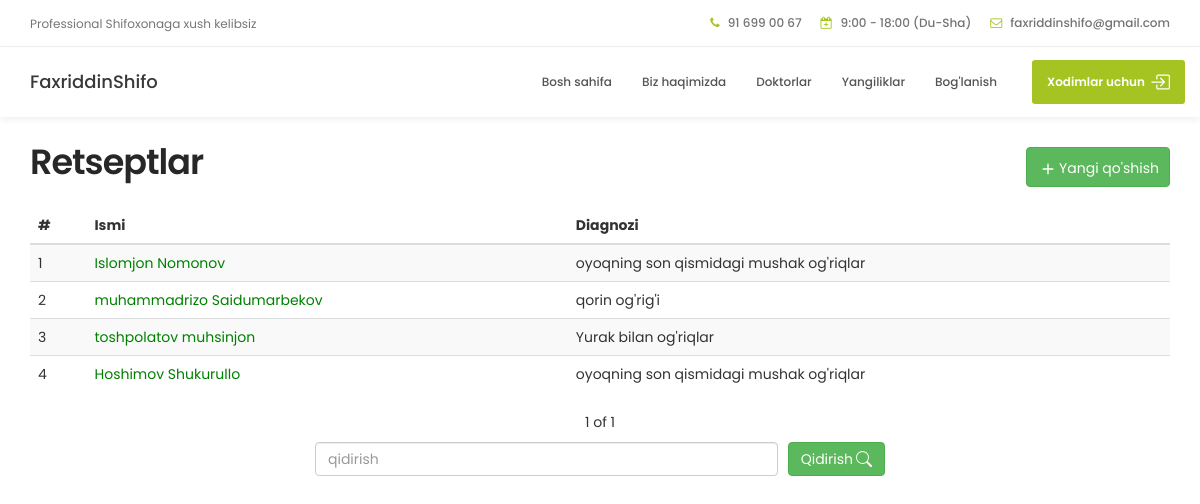
The page /recipe/recipe_list/ on the database as committed earlier.
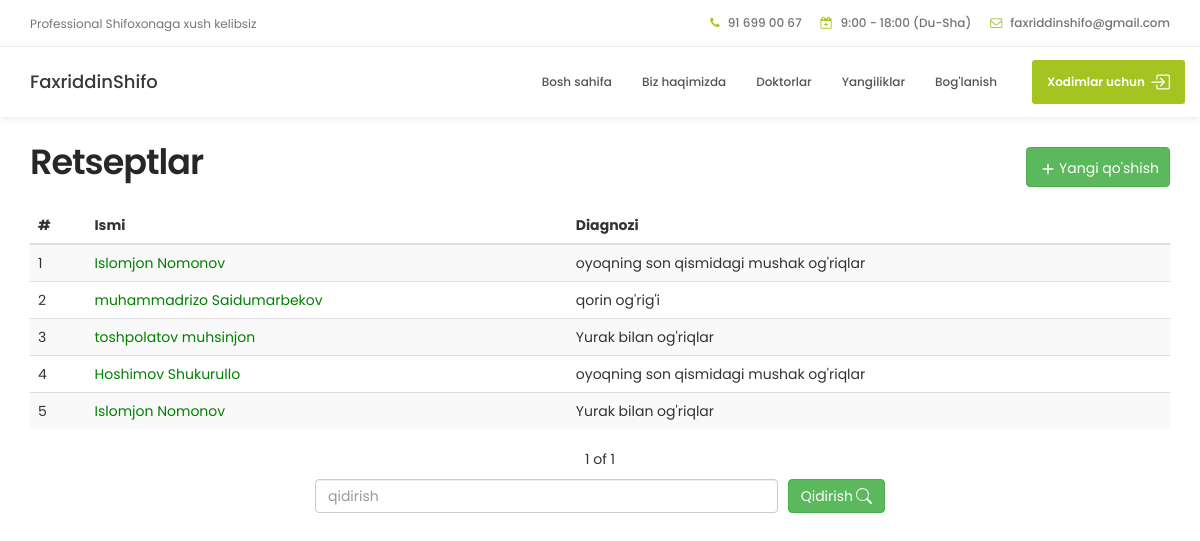
The same page on the database as committed later.
### recipe/models.py (models this page shows, shortened)
class Recipe(models.Model):
	id = models.UUIDField(primary_key=True,default=uuid.uuid4,editable=False)
	bemor = models.CharField(max_length=50)
	diagnoz = models.CharField(max_length=200)
	firstrec = models.CharField(max_length=100, null=True, blank=True)
	secondrec = models.CharField(max_length=100, null=True, blank=True)
	thirdrec = models.CharField(max_length=100, null=True, blank=True)
	fourthrec = models.CharField(max_length=100, null=True, blank=True)
	fifthrec = models.CharField(max_length=100, null=True, blank=True)
	sixthrec = models.CharField(max_length=100, null=True, blank=True)
	seventhrec = models.CharField(max_length=100, null=True, blank=True)
	eightthrec = models.CharField(max_length=100, null=True, blank=True)
	ninethrec = models.CharField(max_length=100, null=True, blank=True)
	tenthrec = models.CharField(max_length=100, null=True, blank=True)
	eleventhrec = models.CharField(max_length=100, null=True, blank=True)
	twelvethrec = models.CharField(max_length=100, null=True, blank=True)
	thirdteenthrec = models.CharField(max_length=100, null=True, blank=True)
	fourteenthrec = models.CharField(max_length=100, null=True, blank=True)
	fifteenthrec = models.CharField(max_length=100, null=True, blank=True)

### recipe/views.py (the view)
# urls.py: path('recipe_list/', RecipeListView.as_view(), name='recipe_list'),
class RecipeListView(generic.ListView):
	model = Recipe
	template_name = 'recipe/recipe_list.html'
	context_object_name = 'recipe_list'
	paginate_by = 5

### templates/recipe/recipe_list.html (shortened to what this page needs)
{% extends 'index.html' %}
{% block content %}
   <div class="container">
            <div class="add-button" style="display: flex; justify-content: space-between; align-content: center;">
                <h2>Retseptlar</h2>
                <a class="btn btn-success" href="{% url 'create_recipe' %}" style="height: 40px;padding: 10px; margin-top:30px; display: flex;"><svg xmlns="http://www.w3.org/2000/svg" width="22" height="22" fill="currentColor" class="bi bi-plus" viewBox="0 0 16 16">
  <path d="M8 4a.5.5 0 0 1 .5.5v3h3a.5.5 0 0 1 0 1h-3v3a.5.5 0 0 1-1 0v-3h-3a.5.5 0 0 1 0-1h3v-3A.5.5 0 0 1 8 4z"/>
</svg> <span> Yangi qo'shish </span></a>
            </div>
            <table class="table table-striped">
                <thead>
                    <th>#</th>
                    <th>Ismi</th>
                    <th>Diagnozi</th>
                </thead>
                <tbody>
                {% for recipe in recipe_list %}
                <tr>
                    <td>{{forloop.counter}}</td>
                <td><a href="{% url 'recipe_detail' recipe.pk %}" style="color:green;"> {{recipe.bemor}}</a></td>
                <td>{{recipe.diagnoz}}</td>
                </tr>
                {% endfor %}
                </tbody>
            </table>
            <center>
  {{page_obj.number}} of {{page_obj.paginator.num_pages}}
</center>
<center style="margin-top: 10px;">
  <form method="get" style="display: flex;width: 50%;" action="{% url 'search_recipe' %}">
      <input type="search" name="recipe" class="form-control" style=" margin-right: 10px;" placeholder="qidirish">
      <button class="btn btn-success" style="display: flex;justify-content: center; align-items: center;"><span style="margin-right:3px;"> Qidirish </span> </button>
  </form>
  </center>
</div>
{% endblock %}

### templates/index.html (shortened to what this page needs)
{% load static %}
<!DOCTYPE html>
<html lang="en">
<head>
     <link rel="stylesheet" href="{% static 'css/bootstrap.min.css' %}">
     <link rel="stylesheet" href="{% static 'css/font-awesome.min.css' %}">
     <link rel="stylesheet" href="{% static 'css/animate.css' %}">
     <link rel="stylesheet" href="{% static 'css/owl.carousel.css' %}">
     <link rel="stylesheet" href="{% static 'css/owl.theme.default.min.css' %}">
     <link rel="stylesheet" href="{% static 'css/tooplate-style.css' %}">
</head>
<body id="top" data-spy="scroll" data-target=".navbar-collapse" data-offset="50">
   {% include 'navbar.html' %}
   {% block content %}{% endblock content %}
</body>
</html>

### templates/navbar.html (shortened to what this page needs)
     <header>
          <div class="container">
               <div class="row">
                    <div class="col-md-4 col-sm-5">
                         <p>Professional Shifoxonaga xush kelibsiz</p>
                    </div>
                    <div class="col-md-8 col-sm-7 text-align-right">
                         <span class="phone-icon"><i class="fa fa-phone"></i> 91 699 00 67</span>
                         <span class="date-icon"><i class="fa fa-calendar-plus-o"></i> 9:00 - 18:00 (Du-Sha)</span>
                         <span class="email-icon"><i class="fa fa-envelope-o"></i> <a href="#">faxriddinshifo@gmail.com</a></span>
                    </div>
               </div>
          </div>
     </header>
     <section class="navbar navbar-default navbar-static-top" role="navigation">
          <div class="container">
               <div class="navbar-header">
                    <a href="{% url 'home' %}" class="navbar-brand">FaxriddinShifo</a>
               </div>
               <div class="collapse navbar-collapse">
                    <ul class="nav navbar-nav navbar-right">
                         <li><a href="{% url 'home' %}" class="smoothScroll">Bosh sahifa</a></li>
                         <li><a href="#about" class="smoothScroll">Biz haqimizda</a></li>
                         <li><a href="#team" class="smoothScroll">Doktorlar</a></li>
                         <li><a href="#news" class="smoothScroll">Yangiliklar</a></li>
                         <li><a href="#google-map" class="smoothScroll">Bog'lanish</a></li>
                         {% if user.is_authenticated %}
                         <li><a href="{% url 'documents' %}" class="smoothScroll">Dokumentlar</a></li>
                          <li class="appointment-btn"><a href="{% url 'account_logout' %}" style="display:flex;align-items:center;"><span style="margin-right:5px;"> Xisobdan chiqish  </span> <svg xmlns="http://www.w3.org/2000/svg" width="20" height="20" fill="currentColor" class="bi bi-box-arrow-right" viewBox="0 0 16 16">
                         <path fill-rule="evenodd" d="M10 12.5a.5.5 0 0 1-.5.5h-8a.5.5 0 0 1-.5-.5v-9a.5.5 0 0 1 .5-.5h8a.5.5 0 0 1 .5.5v2a.5.5 0 0 0 1 0v-2A1.5 1.5 0 0 0 9.5 2h-8A1.5 1.5 0 0 0 0 3.5v9A1.5 1.5 0 0 0 1.5 14h8a1.5 1.5 0 0 0 1.5-1.5v-2a.5.5 0 0 0-1 0v2z"/>
                         <path fill-rule="evenodd" d="M15.854 8.354a.5.5 0 0 0 0-.708l-3-3a.5.5 0 0 0-.708.708L14.293 7.5H5.5a.5.5 0 0 0 0 1h8.793l-2.147 2.146a.5.5 0 0 0 .708.708l3-3z"/>
                         </svg></a></li>
                         {% else %}
                         <li class="appointment-btn"><a href="{% url 'account_login' %}" style="display:flex;align-items:center;"><span style="margin-right:5px;"> Xodimlar uchun </span> </a></li>
                         {% endif %}
                    </ul>
               </div>
          </div>
     </section>

### static/css/tooplate-style.css (style rules this page uses)
body { background: #ffffff; font-family: 'Poppins', sans-serif; overflow-x: hidden; }
h1,h2,h3,h4,h5,h6 { font-weight: 600; line-height: inherit; }
h1,h2,h3,h4 { letter-spacing: -1px; }
h2 { color: #272727; font-size: 3em; padding-bottom: 10px; }
p { color: #757575; font-size: 14px; font-weight: normal; line-height: 24px; }
html { -webkit-font-smoothing: antialiased; }
a { color: #252525; -webkit-transition: 0.5s; transition: 0.5s; text-decoration: none !important; }
.text-align-right { text-align: right; }
header { background: #ffffff; border-bottom: 1px solid #f2f2f2; display: flex; height: 45px; }
header .col-md-8 { padding-right: 0; }
header p, header span { font-size: 12px; line-height: 24px; padding-top: 12px; }
header a, header span { color: #747474; }
header span { font-weight: 500; display: inline-block; padding: 11px 15px; }
header span.date-icon { border-left: 1px solid #f2f2f2; border-right: 1px solid #f2f2f2; padding-right: 19px; padding-left: 19px; }
header span i { color: #a5c422; margin-right: 5px; }
.navbar-default { background: #ffffff; box-shadow: 0 2px 8px rgba(0,0,0,.075); border: none; margin-bottom: 0; padding: 10px; }
.navbar-default .navbar-brand { color: #393939; font-weight: 500; }
.navbar-default .navbar-nav li.appointment-btn { margin: 3px 0 0 20px; }
.navbar-default .navbar-nav li.appointment-btn a { background: #a5c422; border-radius: 3px; color: #ffffff; font-weight: 600; padding-top: 12px; padding-bottom: 12px; }
.navbar-default .navbar-nav li a { color: #555555; font-size: 12px; font-weight: 500; padding-right: 20px; padding-left: 20px; -webkit-transition: all ease-in-out 0.4s; transition: all ease-in-out 0.4s; }
@media only screen and (max-width: 1200px) { h2 { font-size: 2.5em; } }
@media only screen and (max-width: 1200px) { header { height: inherit; } }
@media only screen and (max-width: 1200px) { header span.date-icon { border: 0; padding-right: 0; padding-left: 0; } }
@media only screen and (max-width: 1200px) { header span.email-icon { padding-top: 0; } }
@media only screen and (max-width: 1200px) { .navbar-default .navbar-nav li a { padding-right: 15px; padding-left: 15px; } }

Rows that differ between the two databases and show on the page:
added Recipe: bemor "Islomjon Nomonov", diagnoz "Yurak bilan og'riqlar"
